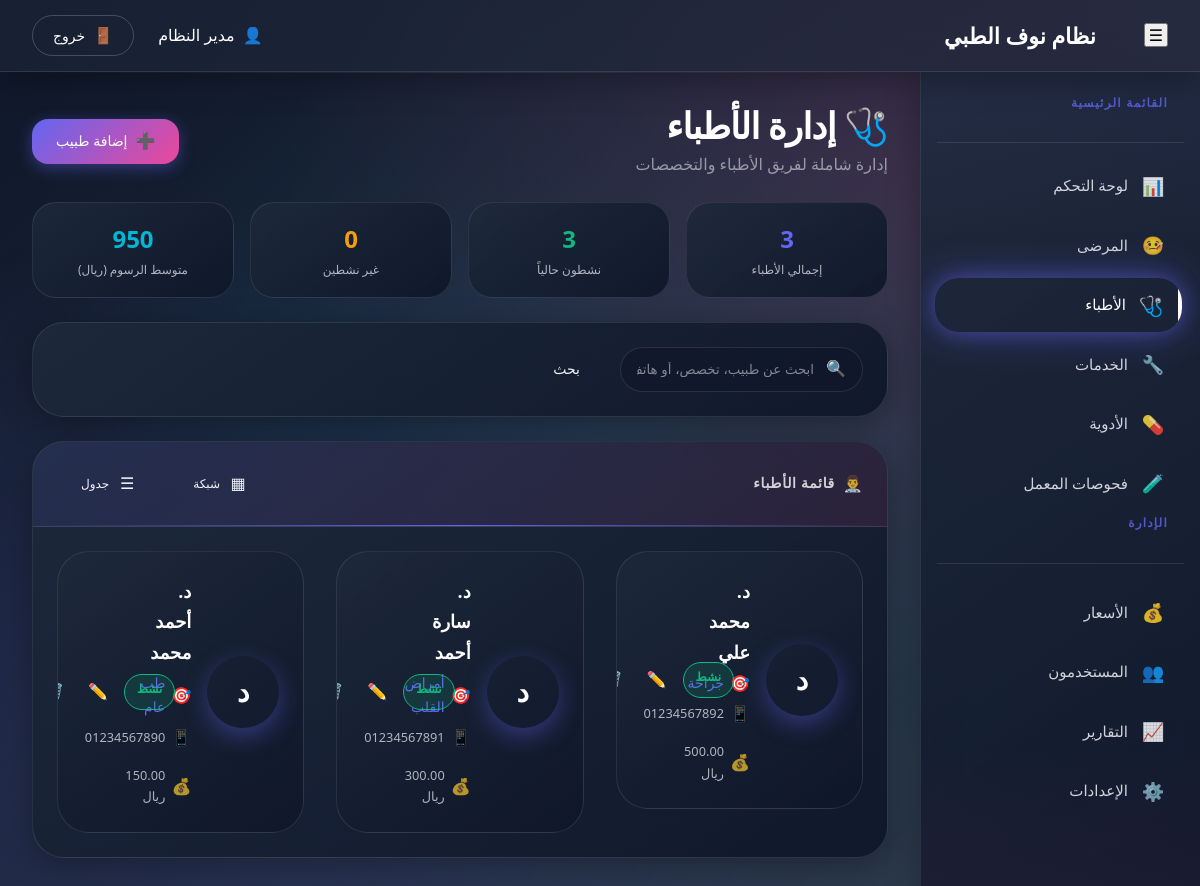
Page /pages/admin/doctors.php (signed in) on the committed database.
### tables this page shows
CREATE TABLE doctors (
    id INT AUTO_INCREMENT PRIMARY KEY,
    full_name VARCHAR(100) NOT NULL,
    specialization VARCHAR(100),
    phone VARCHAR(20),
    email VARCHAR(100),
    consultation_fee DECIMAL(10, 2) NOT NULL DEFAULT 0,
    is_active BOOLEAN DEFAULT TRUE,
    created_at TIMESTAMP DEFAULT CURRENT_TIMESTAMP
);

### pages/admin/doctors.php (the view, shortened to what this page needs)
<?php
require_once '../../config/db.php';
$doctors = $conn->query("SELECT * FROM doctors ORDER BY id DESC")->fetchAll();
$search_results = null;
$active_doctors = $conn->query("SELECT COUNT(*) FROM doctors WHERE is_active = 1")->fetchColumn();
$total_consultations = $conn->query("SELECT SUM(consultation_fee) FROM doctors WHERE is_active = 1")->fetchColumn() ?? 0;
?>
<!DOCTYPE html>
<html lang="ar" dir="rtl">
<head>
    <link href="../../assets/css/dashboardo.css" rel="stylesheet">
</head>
<body>
    <nav class="navbar">
        <div class="d-flex align-items-center gap-3">
            <button class="navbar-toggler d-lg-none" id="sidebarToggle">
                <span class="icon" data-icon="☰"></span>
            </button>
            <a class="navbar-brand" href="#">
                <span class="icon" data-icon="🏥"></span>
                <span>نظام نوف الطبي</span>
            </a>
        </div>
        <div class="user-info">
            <span class="user-name">
                <span class="icon" data-icon="👤"></span>
                <?php echo htmlspecialchars($_SESSION['full_name'] ?? 'مدير النظام'); ?>
            </span>
            <a href="../../includes/auth.php?logout=true" class="btn-logout">
                <span class="icon" data-icon="🚪"></span>
                خروج
            </a>
        </div>
    </nav>
    <nav class="sidebar" id="sidebar">
        <div class="nav-header">
            <h6>القائمة الرئيسية</h6>
        </div>
        <ul class="nav flex-column">
            <li class="nav-item"><a class="nav-link" href="dashboard.php"><span class="icon" data-icon="📊"></span>لوحة التحكم</a></li>
            <li class="nav-item"><a class="nav-link" href="patients.php"><span class="icon" data-icon="🤒"></span>المرضى</a></li>
            <li class="nav-item"><a class="nav-link active" href="doctors.php"><span class="icon" data-icon="🩺"></span>الأطباء</a></li>
            <li class="nav-item"><a class="nav-link" href="services.php"><span class="icon" data-icon="🔧"></span>الخدمات</a></li>
            <li class="nav-item"><a class="nav-link" href="medicines.php"><span class="icon" data-icon="💊"></span>الأدوية</a></li>
            <li class="nav-item"><a class="nav-link" href="lab_tests.php"><span class="icon" data-icon="🧪"></span>فحوصات المعمل</a></li>
            <div class="nav-header mt-3"><h6>الإدارة</h6></div>
            <li class="nav-item"><a class="nav-link" href="prices.php"><span class="icon" data-icon="💰"></span>الأسعار</a></li>
            <li class="nav-item"><a class="nav-link" href="users.php"><span class="icon" data-icon="👥"></span>المستخدمون</a></li>
            <li class="nav-item"><a class="nav-link" href="reports.php"><span class="icon" data-icon="📈"></span>التقارير</a></li>
            <li class="nav-item"><a class="nav-link" href="settings.php"><span class="icon" data-icon="⚙️"></span>الإعدادات</a></li>
        </ul>
    </nav>
    <main>
        <div class="d-flex justify-content-between align-items-center mb-4 flex-wrap gap-3">
            <div>
                <h1 class="mb-1">🩺 إدارة الأطباء</h1>
                <p class="text-muted mb-0">إدارة شاملة لفريق الأطباء والتخصصات</p>
            </div>
            <button class="btn btn-primary" data-bs-toggle="modal" data-bs-target="#addDoctorModal">
                <span class="icon" data-icon="➕"></span>
                إضافة طبيب
            </button>
        </div>
        <div class="stats-row">
            <div class="stat-mini">
                <div class="value" style="color: var(--primary)"><?php echo count($doctors); ?></div>
                <div class="label">إجمالي الأطباء</div>
            </div>
            <div class="stat-mini">
                <div class="value" style="color: var(--success)"><?php echo $active_doctors; ?></div>
                <div class="label">نشطون حالياً</div>
            </div>
            <div class="stat-mini">
                <div class="value" style="color: var(--warning)"><?php echo count($doctors) - $active_doctors; ?></div>
                <div class="label">غير نشطين</div>
            </div>
            <div class="stat-mini">
                <div class="value" style="color: var(--info)"><?php echo number_format($total_consultations, 0); ?></div>
                <div class="label">متوسط الرسوم (ريال)</div>
            </div>
        </div>
        <div class="card mb-4 animate-slide-in">
            <div class="card-body">
                <form method="GET" action="" class="d-flex gap-3 flex-wrap">
                    <div class="search-glass">
                        <span class="icon" data-icon="🔍"></span>
                        <input type="text" name="search" placeholder="ابحث عن طبيب، تخصص، أو هاتف..." value="<?php echo isset($_GET['search']) ? htmlspecialchars($_GET['search']) : ''; ?>">
                    </div>
                    <button type="submit" class="btn btn-outline">بحث</button>
                </form>
            </div>
        </div>
        <div class="card animate-slide-in stagger-1">
            <div class="card-header d-flex justify-content-between align-items-center">
                <h6><span class="icon" data-icon="👨‍⚕️"></span>قائمة الأطباء</h6>
                <div class="d-flex gap-2">
                    <button class="btn btn-outline btn-sm" onclick="toggleView('grid')">
                        <span class="icon" data-icon="▦"></span> شبكة
                    </button>
                    <button class="btn btn-outline btn-sm" onclick="toggleView('table')">
                        <span class="icon" data-icon="☰"></span> جدول
                    </button>
                </div>
            </div>
            <div class="card-body">
                <div id="gridView" class="row g-3">
                    <?php
                    $display_doctors = $search_results ?? $doctors;
                    if(empty($display_doctors)):
                    ?>
                    <div class="col-12 text-center py-5">
                        <div class="icon" style="font-size: 3rem; opacity: 0.3" data-icon="🩺"></div>
                        <p class="text-muted mt-3">لا يوجد أطباء لعرضهم</p>
                        <button class="btn btn-primary mt-2" data-bs-toggle="modal" data-bs-target="#addDoctorModal">
                            <span class="icon" data-icon="➕"></span> إضافة أول طبيب
                        </button>
                    </div>
                    <?php else: foreach($display_doctors as $doctor):
                        $initial = mb_substr($doctor['full_name'], 0, 1);
                    ?>
                    <div class="col-xl-4 col-md-6">
                        <div class="doctor-card d-flex align-items-center gap-3">
                            <div class="doctor-avatar"><?php echo htmlspecialchars($initial); ?></div>
                            <div class="doctor-info">
                                <div class="doctor-name"><?php echo htmlspecialchars($doctor['full_name']); ?></div>
                                <div class="doctor-specialty">
                                    <span class="icon" data-icon="🎯"></span>
                                    <?php echo htmlspecialchars($doctor['specialization'] ?: 'غير محدد'); ?>
                                </div>
                                <div class="doctor-meta">
                                    <span><span class="icon" data-icon="📱"></span><?php echo htmlspecialchars($doctor['phone'] ?: '-'); ?></span>
                                    <span><span class="icon" data-icon="💰"></span><?php echo number_format($doctor['consultation_fee'], 2); ?> ريال</span>
                                </div>
                            </div>
                            <div class="doctor-actions">
                                <span class="status-badge <?php echo $doctor['is_active'] ? 'active' : 'inactive'; ?>">
                                    <?php echo $doctor['is_active'] ? 'نشط' : 'غير نشط'; ?>
                                </span>
                                <button class="btn btn-outline" onclick="openEditModal(<?php echo htmlspecialchars(json_encode($doctor)); ?>)" title="تعديل">
                                    <span class="icon" data-icon="✏️"></span>
                                </button>
                                <button class="btn btn-outline text-danger" onclick="confirmDelete(<?php echo $doctor['id']; ?>, '<?php echo htmlspecialchars($doctor['full_name']); ?>')" title="حذف">
                                    <span class="icon" data-icon="🗑️"></span>
                                </button>
                            </div>
                        </div>
                    </div>
                    <?php endforeach; endif; ?>
                </div>
            </div>
        </div>
    </main>
</body>
</html>

### pages/admin/doctors.php (style rules this page uses)
.doctor-card { background: var(--bg-card); border: var(--glass-border); border-radius: var(--radius-xl); padding: 1.5rem; transition: var(--transition); position: relative; overflow: hidden; }
.doctor-card::before { content: ''; position: absolute; top: 0; right: 0; width: 4px; height: 100%; background: var(--gradient-primary); opacity: 0; transition: var(--transition); }
.doctor-avatar { width: 72px; height: 72px; border-radius: 50%; background: var(--gradient-primary); display: flex; align-items: center; justify-content: center; font-size: 1.75rem; color: #fff; font-weight: 700; box-shadow: 0 8px 24px var(--primary-glow); flex-shrink: 0; }
.doctor-info { flex: 1; min-width: 0; }
.doctor-name { font-size: 1.125rem; font-weight: 700; color: #fff; margin-bottom: 0.25rem; }
.doctor-specialty { font-size: 0.875rem; color: var(--primary); margin-bottom: 0.5rem; display: flex; align-items: center; gap: 0.375rem; }
.doctor-meta { display: flex; flex-wrap: wrap; gap: 1rem; font-size: 0.8rem; color: rgba(241, 245, 249, 0.7); }
.doctor-meta span { display: flex; align-items: center; gap: 0.375rem; }
.doctor-actions { display: flex; gap: 0.5rem; flex-shrink: 0; }
.doctor-actions .btn { padding: 0.5rem; width: 36px; height: 36px; border-radius: var(--radius); display: flex; align-items: center; justify-content: center; }
.status-badge { padding: 0.25rem 0.75rem; border-radius: var(--radius-full); font-size: 0.75rem; font-weight: 600; }
.status-badge.active { background: rgba(16, 185, 129, 0.15); color: var(--success); border: 1px solid var(--success); }
.search-glass { background: rgba(15, 23, 42, 0.6); border: var(--glass-border); border-radius: var(--radius-lg); padding: 0.5rem 1rem; display: flex; align-items: center; gap: 0.75rem; max-width: 400px; }
.search-glass input { background: transparent; border: none; color: #fff; width: 100%; outline: none; }
.search-glass input::placeholder { color: rgba(241, 245, 249, 0.5); }
.search-glass .icon { color: var(--primary); }
.stats-row { display: grid; grid-template-columns: repeat(auto-fit, minmax(160px, 1fr)); gap: 1rem; margin-bottom: 1.5rem; }
.stat-mini { background: var(--bg-card); border: var(--glass-border); border-radius: var(--radius-lg); padding: 1rem; text-align: center; }
.stat-mini .value { font-size: 1.5rem; font-weight: 700; color: #fff; }
.stat-mini .label { font-size: 0.75rem; color: rgba(241, 245, 249, 0.7); }

### rows in the picture
doctors: full_name "د", full_name "د. محمد علي", specialization "جراحة", phone "01234567892", consultation_fee "500.00", is_active "نشط"
doctors: full_name "د", full_name "د. سارة أحمد", specialization "أمراض القلب", phone "01234567891", consultation_fee "300.00", is_active "نشط"
doctors: full_name "د", full_name "د. أحمد محمد", specialization "طب عام", phone "01234567890", consultation_fee "150.00", is_active "نشط"

### other values in the picture
$_SESSION['full_name'] "مدير النظام"
count($doctors) "3"
$active_doctors "3"
count($doctors) - $active_doctors "0"
$total_consultations "950"
